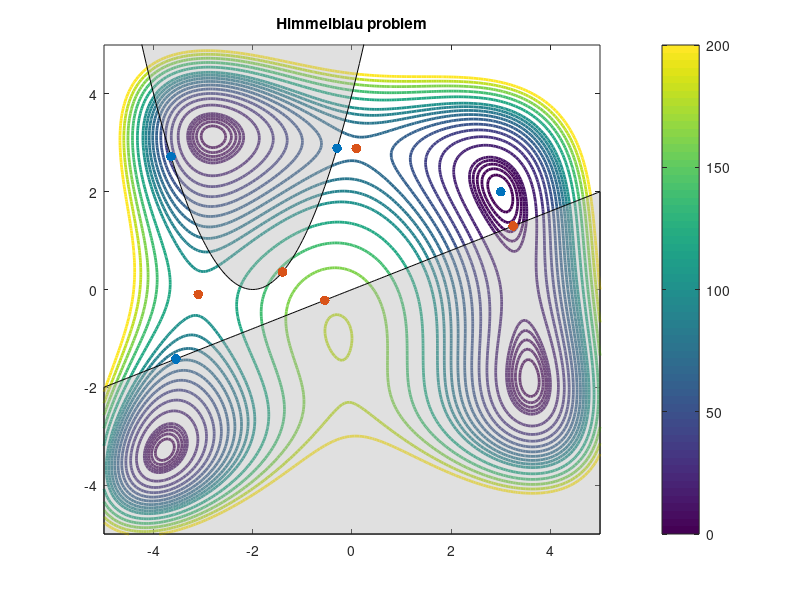

The MATLAB source for this figure: (Note: this script raises an error after producing the figure.)
%% Question 4
clear all; close all; clc;
%{
    This program is creating contour plot of Himmelblau problem, with 
    saddle points and minimia location
%}
% Creating grid
x=-5:0.05:5;
[X,Y]=meshgrid(x);
Z=(X.^2+Y-11).^2+(X+Y.^2-7).^2;
v=[0:2:10 10:10:100 100:20:200];

% Creating contour plot
[c, h]=contour(X, Y, Z, v, 'linewidth', 2);
colorbar, hold on;
yc1 = (x+2).^2;
yc2 = (4*x)/10;
hold on
    title('Himmelblau problem')
    fill(x,yc1,[0.7 0.7 0.7],'facealpha',0.4);
    fill([x x(end) x(1)],[yc2 -5 -5],[0.7 0.7 0.7],'facealpha',0.4);
    xlim([-5,5]);
    ylim([-5,5]);
    scatter([-3.65, -3.55, -0.3, 3], [2.72, -1.42, 2.89, 2], 50, 'filled', 'red');
    scatter([-3.1, -1.4, -0.55, 0.0867, 3.25], [-0.1, 0.36, -0.22, 2.8843, 1.3], 50, 'filled', 'black');

%% Question 5
clear all; close all; clc;
%{
    This program is solving three defined nonlinear programming problems
    with use of commercial symbolic solvers - CadADI and fmincon
%}
% Using CasADI solver


%% Himmelblau problem - CasADI
import casadi.*
% Symbols/expressions
x1 = MX.sym('x1');
x2 = MX.sym('x2');

% Objective function
f = (x1^2 + x2 - 11)^2 + (x1 + x2^2 - 7)^2;

% Constraints
c1 = (x1+2)^2 - x2;
c2 = -4*x1 + 10*x2;
cons = [c1; c2];

% Model declaration
nlp = struct;       % NLP declaration
nlp.x = [x1;x2];    % decision variables
nlp.f = f;          % objective
nlp.g = cons;       % constraints

% Create solver instance
F = nlpsol('F','ipopt',nlp);

% Solve the problem using a guess
cas_himmelblau = F('x0',[0.0 0.0],'ubg',1e8,'lbg',0,'lbx',[-5;-5],'ubx',[5;5]);

cas_himmelblau.x

%% Custom problem - CasADI
import casadi.*
% Symbols/expressions
x1 = MX.sym('x1');
x2 = MX.sym('x2');
x3 = MX.sym('x3');

% Objective function
f = x1*x2+x2*x3;

% Constraints
c1 = x1^2-x2^2+x3^2;
c2 = x1^2+x2^2+x3^2;
cons = [c1; c2];

% Model declaration
nlp = struct;       % NLP declaration
nlp.x = [x1;x2;x3]; % decision variables
nlp.f = f;          % objective
nlp.g = cons;       % constraints

% Create solver instance
Cust = nlpsol('Cust','ipopt',nlp);

% Solve the problem using a guess
cas_custom = Cust('x0',[0.0 0.0 0.0],'ubg',[2;10],'lbg',[-10;-10],'lbx',[0;-1;0],'ubx',[3;3;3]);

cas_custom.x

%% Rosenbrock problem - CasADI
import casadi.*
% Symbols/expressions
x1 = MX.sym('x1');
x2 = MX.sym('x2');

% Objective function
f = (1-x1)^2+100*(x2-x1^2)^2;

% Constraints
c1 = (x1+2)^2 - x2;
c2 = -4*x1 + 10*x2;
cons = [c1; c2];

% Model declaration
nlp = struct;       % NLP declaration
nlp.x = [x1;x2];    % decision variables
nlp.f = f;          % objective
nlp.g = cons;       % constraints

% Create solver instance
Rosen = nlpsol('Rosen','ipopt',nlp);

% Solve the problem using a guess
cas_rosenbrock = Rosen('x0',[0.0 0.0],'ubg',2,'lbg',-1,'lbx',[-1;-1],'ubx',[2;2]);

cas_rosenbrock.x

%% Himmelblau problem - fmincon

% Defining function for fmincon solver
himmelblau = @(x)(x(1)^2 + x(2) - 11)^2 + (x(1) + x(2)^2 - 7)^2;

% Solving 
x_himm = fmincon(himmelblau, [0; 0], [4,-10], [0], [], [], [-5;-5], [5;5], @HimmCons);   

%% Custom problem - fmincon

% Defining function for fmincon solver
custom = @(x)x(1)*x(2)+x(2)*x(3);

% Solving 
x_cust = fmincon(custom, [0;0;0], [], [], [], [], [0;-1;0], [3;3;3], @CustomCons);


%% Rosenbrock problem - fmincon

rosenbrock = @(x)100*(x(2)-x(1)^2)^2 + (1-x(1))^2;

x_rose = fmincon(rosenbrock, [0;0], [-4 10; 4 -10], [2; 1], [], [], [-1;-1], [2;2], @RosenCons);

%% Printing results
disp('Himmelblau problem:')
disp('x_opt')
disp('   CasADI')
disp(cas_himmelblau.x)
disp('   fmincon')
disp(x_himm')

disp('Custom problem:')
disp('x_opt')
disp('   CasADI')
disp(cas_custom.x)
disp('   fmincon')
disp(x_cust')

disp('Rosenbrock problem:')
disp('x_opt')
disp('   CasADI')
disp(cas_rosenbrock.x)
disp('   fmincon')
disp(x_rose')

%% Question 6
clear all; close all; clc;
% This program is investigating optimization of Himmelblau problem with use 
% of damped BFGS Lagrangian approximation method.

% initial guesses
x01 = [1;2];
x02 = [-3;0.75];
x03 = [5;5];
lambda0 = 0.2*ones(6, 1);

% Calculating minimizers
[x_s1, stats_s1] = SQP_BFGS(@himmelblau, @himmel_const, x01, lambda0);
[x_s2, stats_s2] = SQP_BFGS(@himmelblau, @himmel_const, x02, lambda0);
[x_s3, stats_s3] = SQP_BFGS(@himmelblau, @himmel_const, x03, lambda0);

x=-5:0.05:5;
[X,Y]=meshgrid(x);
Z=(X.^2+Y-11).^2+(X+Y.^2-7).^2;
v=[0:2:10 10:10:100 100:20:200];

% Plotting iteration sequence
[c, h]=contour(X, Y, Z, v, 'linewidth', 2);
colorbar, hold on;
yc1 = (x+2).^2;
yc2 = (4*x)/10;
    title('Himmelblau problem')
    fill(x,yc1,[0.7 0.7 0.7],'facealpha',0.4);
    fill([x x(end) x(1)],[yc2 -5 -5],[0.7 0.7 0.7],'facealpha',0.4);
    xlim([-5,5]);
    ylim([-5,5]);
    pl1 = scatter(stats_s1.x(1, :), stats_s1.x(2, :), 'r', 'filled');
    pl2 = scatter(stats_s2.x(1, :), stats_s2.x(2, :), 'm', 'filled');
    pl3 = scatter(stats_s3.x(1, :), stats_s3.x(2, :), 'b', 'filled');
    legend({'', '', '', 'x_0 = [1  2]''', 'x_0 = [-3  0.75]''', 'x_0 = [5  5]'''}, 'location', 'south');
hold off
 
%% Question 7
clear all; close all; clc;
% This program is investigating optimization of Himmelblau problem with use 
% of damped BFGS Lagrangian with backtracking line search approximation method.

% initial guesses
x01 = [1;2];
x02 = [-3;0.75];
x03 = [5;5];
lambda0 = 0.2*ones(6, 1);

% Calculating minimizers
[x_s1, stats_s1] = SQP_BFGS_LineSearch(@himmelblau, @himmel_const, x01, lambda0);
[x_s2, stats_s2] = SQP_BFGS_LineSearch(@himmelblau, @himmel_const, x02, lambda0);
[x_s3, stats_s3] = SQP_BFGS_LineSearch(@himmelblau, @himmel_const, x03, lambda0);

x=-5:0.05:5;
[X,Y]=meshgrid(x);
Z=(X.^2+Y-11).^2+(X+Y.^2-7).^2;
v=[0:2:10 10:10:100 100:20:200];

% Plotting iteration sequence
[c, h]=contour(X, Y, Z, v, 'linewidth', 2);
colorbar, hold on;
yc1 = (x+2).^2;
yc2 = (4*x)/10;
hold on
    title('Himmelblau problem')
    fill(x,yc1,[0.7 0.7 0.7],'facealpha',0.4);
    fill([x x(end) x(1)],[yc2 -5 -5],[0.7 0.7 0.7],'facealpha',0.4);
    xlim([-5,5]);
    ylim([-5,5]);
    pl1 = scatter(stats_s1.x(1, :), stats_s1.x(2, :), 'r', 'filled');
    pl2 = scatter(stats_s2.x(1, :), stats_s2.x(2, :), 'm', 'filled');
    pl3 = scatter(stats_s3.x(1, :), stats_s3.x(2, :), 'b', 'filled');
    legend({'', '', '', 'x_0 = [1  2]''', 'x_0 = [-3  0.75]''', 'x_0 = [5  5]'''}, 'location', 'south');
hold off